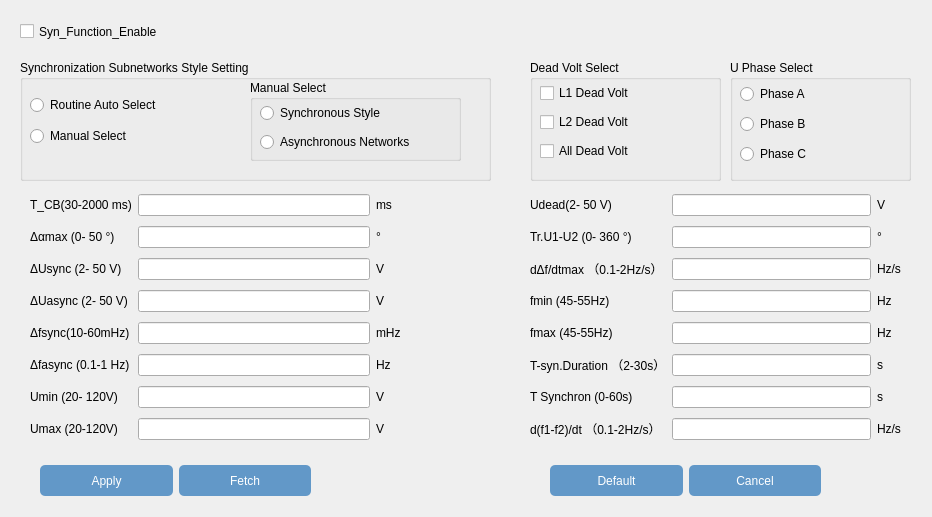
<?xml version="1.0" encoding="UTF-8"?>
<ui version="4.0">
 <class>Dlg_TQCS1</class>
 <widget class="QWidget" name="Dlg_TQCS1">
  <property name="geometry">
   <rect>
    <x>0</x>
    <y>0</y>
    <width>932</width>
    <height>517</height>
   </rect>
  </property>
  <property name="windowTitle">
   <string>Form</string>
  </property>
  <widget class="QCheckBox" name="checkBox_Func_Enab">
   <property name="geometry">
    <rect>
     <x>20</x>
     <y>20</y>
     <width>181</width>
     <height>23</height>
    </rect>
   </property>
   <property name="text">
    <string>Syn_Function_Enable</string>
   </property>
  </widget>
  <widget class="QGroupBox" name="groupBox">
   <property name="geometry">
    <rect>
     <x>20</x>
     <y>60</y>
     <width>471</width>
     <height>121</height>
    </rect>
   </property>
   <property name="title">
    <string>Synchronization Subnetworks Style Setting</string>
   </property>
   <widget class="QGroupBox" name="groupBox_2">
    <property name="geometry">
     <rect>
      <x>230</x>
      <y>20</y>
      <width>211</width>
      <height>81</height>
     </rect>
    </property>
    <property name="title">
     <string>Manual Select</string>
    </property>
    <widget class="QWidget" name="verticalLayoutWidget_8">
     <property name="geometry">
      <rect>
       <x>10</x>
       <y>20</y>
       <width>206</width>
       <height>55</height>
      </rect>
     </property>
     <layout class="QVBoxLayout" name="verticalLayout_8">
      <item>
       <widget class="QRadioButton" name="radioButton_SYN_Style">
        <property name="text">
         <string>Synchronous Style</string>
        </property>
       </widget>
      </item>
      <item>
       <widget class="QRadioButton" name="radioButton_ASYN_Style">
        <property name="text">
         <string>Asynchronous Networks</string>
        </property>
       </widget>
      </item>
     </layout>
    </widget>
   </widget>
   <widget class="QWidget" name="verticalLayoutWidget_7">
    <property name="geometry">
     <rect>
      <x>10</x>
      <y>30</y>
      <width>191</width>
      <height>61</height>
     </rect>
    </property>
    <layout class="QVBoxLayout" name="verticalLayout_7">
     <item>
      <widget class="QRadioButton" name="radioButton_Routine_Auto_Select">
       <property name="text">
        <string>Routine Auto Select</string>
       </property>
      </widget>
     </item>
     <item>
      <widget class="QRadioButton" name="radioButton_Manual_Select">
       <property name="text">
        <string>Manual Select</string>
       </property>
      </widget>
     </item>
    </layout>
   </widget>
  </widget>
  <widget class="QGroupBox" name="groupBox_3">
   <property name="geometry">
    <rect>
     <x>530</x>
     <y>60</y>
     <width>191</width>
     <height>121</height>
    </rect>
   </property>
   <property name="title">
    <string>Dead Volt Select</string>
   </property>
   <widget class="QWidget" name="verticalLayoutWidget_9">
    <property name="geometry">
     <rect>
      <x>10</x>
      <y>20</y>
      <width>171</width>
      <height>85</height>
     </rect>
    </property>
    <layout class="QVBoxLayout" name="verticalLayout_9">
     <item>
      <widget class="QCheckBox" name="checkBox_L1_Dead_Volt">
       <property name="text">
        <string>L1 Dead Volt</string>
       </property>
      </widget>
     </item>
     <item>
      <widget class="QCheckBox" name="checkBox_L2_Dead_Volt">
       <property name="text">
        <string>L2 Dead Volt</string>
       </property>
      </widget>
     </item>
     <item>
      <widget class="QCheckBox" name="checkBox_ALL_Dead_Volt">
       <property name="text">
        <string>All Dead Volt</string>
       </property>
      </widget>
     </item>
    </layout>
   </widget>
  </widget>
  <widget class="QGroupBox" name="groupBox_4">
   <property name="geometry">
    <rect>
     <x>730</x>
     <y>60</y>
     <width>181</width>
     <height>121</height>
    </rect>
   </property>
   <property name="title">
    <string>U Phase Select</string>
   </property>
   <widget class="QWidget" name="verticalLayoutWidget_10">
    <property name="geometry">
     <rect>
      <x>10</x>
      <y>20</y>
      <width>161</width>
      <height>91</height>
     </rect>
    </property>
    <layout class="QVBoxLayout" name="verticalLayout_10">
     <item>
      <widget class="QRadioButton" name="radioButton_Phase_A">
       <property name="text">
        <string>Phase A</string>
       </property>
      </widget>
     </item>
     <item>
      <widget class="QRadioButton" name="radioButton_Phase_B">
       <property name="text">
        <string>Phase B</string>
       </property>
      </widget>
     </item>
     <item>
      <widget class="QRadioButton" name="radioButton_Phase_C">
       <property name="text">
        <string>Phase C</string>
       </property>
      </widget>
     </item>
    </layout>
   </widget>
  </widget>
  <widget class="QWidget" name="horizontalLayoutWidget">
   <property name="geometry">
    <rect>
     <x>40</x>
     <y>460</y>
     <width>271</width>
     <height>41</height>
    </rect>
   </property>
   <layout class="QHBoxLayout" name="horizontalLayout">
    <item>
     <widget class="QPushButton" name="pushButton_Apply">
      <property name="minimumSize">
       <size>
        <width>80</width>
        <height>31</height>
       </size>
      </property>
      <property name="styleSheet">
       <string notr="true">background-color:rgb(98, 152, 200);
border:rgb(255, 255, 255);
color:rgb(255, 255, 255);
border-radius:5px</string>
      </property>
      <property name="text">
       <string>Apply</string>
      </property>
     </widget>
    </item>
    <item>
     <widget class="QPushButton" name="pushButton_Fetch">
      <property name="minimumSize">
       <size>
        <width>80</width>
        <height>31</height>
       </size>
      </property>
      <property name="styleSheet">
       <string notr="true">background-color:rgb(98, 152, 200);
border:rgb(255, 255, 255);
color:rgb(255, 255, 255);
border-radius:5px</string>
      </property>
      <property name="text">
       <string>Fetch</string>
      </property>
     </widget>
    </item>
   </layout>
  </widget>
  <widget class="QWidget" name="horizontalLayoutWidget_2">
   <property name="geometry">
    <rect>
     <x>550</x>
     <y>460</y>
     <width>271</width>
     <height>41</height>
    </rect>
   </property>
   <layout class="QHBoxLayout" name="horizontalLayout_2">
    <item>
     <widget class="QPushButton" name="pushButton_Default">
      <property name="minimumSize">
       <size>
        <width>80</width>
        <height>31</height>
       </size>
      </property>
      <property name="styleSheet">
       <string notr="true">background-color:rgb(98, 152, 200);
border:rgb(255, 255, 255);
color:rgb(255, 255, 255);
border-radius:5px</string>
      </property>
      <property name="text">
       <string>Default</string>
      </property>
     </widget>
    </item>
    <item>
     <widget class="QPushButton" name="pushButton_Cancel">
      <property name="minimumSize">
       <size>
        <width>80</width>
        <height>31</height>
       </size>
      </property>
      <property name="styleSheet">
       <string notr="true">background-color:rgb(98, 152, 200);
border:rgb(255, 255, 255);
color:rgb(255, 255, 255);
border-radius:5px</string>
      </property>
      <property name="text">
       <string>Cancel</string>
      </property>
     </widget>
    </item>
   </layout>
  </widget>
  <widget class="QWidget" name="gridLayoutWidget">
   <property name="geometry">
    <rect>
     <x>530</x>
     <y>190</y>
     <width>371</width>
     <height>261</height>
    </rect>
   </property>
   <layout class="QGridLayout" name="gridLayout_2">
    <item row="2" column="0">
     <widget class="QLabel" name="label_18">
      <property name="text">
       <string>Tr.U1-U2 (0- 360 °)</string>
      </property>
     </widget>
    </item>
    <item row="5" column="0">
     <widget class="QLabel" name="label_21">
      <property name="text">
       <string>fmax (45-55Hz)</string>
      </property>
     </widget>
    </item>
    <item row="3" column="1">
     <widget class="QLineEdit" name="lineEdit_Dfptmax"/>
    </item>
    <item row="2" column="2">
     <widget class="QLabel" name="label_25">
      <property name="text">
       <string>°</string>
      </property>
     </widget>
    </item>
    <item row="1" column="0">
     <widget class="QLabel" name="label_17">
      <property name="text">
       <string>Udead(2- 50 V)</string>
      </property>
     </widget>
    </item>
    <item row="2" column="1">
     <widget class="QLineEdit" name="lineEdit_TrU1U2"/>
    </item>
    <item row="1" column="1">
     <widget class="QLineEdit" name="lineEdit_Udead"/>
    </item>
    <item row="6" column="1">
     <widget class="QLineEdit" name="lineEdit_TsynDuration"/>
    </item>
    <item row="5" column="1">
     <widget class="QLineEdit" name="lineEdit_fmax"/>
    </item>
    <item row="4" column="0">
     <widget class="QLabel" name="label_20">
      <property name="text">
       <string>fmin (45-55Hz)</string>
      </property>
     </widget>
    </item>
    <item row="6" column="0">
     <widget class="QLabel" name="label_22">
      <property name="text">
       <string>T-syn.Duration （2-30s）</string>
      </property>
     </widget>
    </item>
    <item row="3" column="2">
     <widget class="QLabel" name="label_26">
      <property name="text">
       <string>Hz/s</string>
      </property>
     </widget>
    </item>
    <item row="4" column="1">
     <widget class="QLineEdit" name="lineEdit_fmin"/>
    </item>
    <item row="3" column="0">
     <widget class="QLabel" name="label_19">
      <property name="text">
       <string>dΔf/dtmax （0.1-2Hz/s）</string>
      </property>
     </widget>
    </item>
    <item row="1" column="2">
     <widget class="QLabel" name="label_30">
      <property name="text">
       <string>V</string>
      </property>
     </widget>
    </item>
    <item row="7" column="1">
     <widget class="QLineEdit" name="lineEdit_Synchron"/>
    </item>
    <item row="7" column="0">
     <widget class="QLabel" name="label_23">
      <property name="text">
       <string>T Synchron (0-60s)</string>
      </property>
     </widget>
    </item>
    <item row="8" column="0">
     <widget class="QLabel" name="label_24">
      <property name="text">
       <string>d(f1-f2)/dt （0.1-2Hz/s）</string>
      </property>
     </widget>
    </item>
    <item row="8" column="1">
     <widget class="QLineEdit" name="lineEdit_Synchron2"/>
    </item>
    <item row="8" column="2">
     <widget class="QLabel" name="label_68">
      <property name="text">
       <string>Hz/s</string>
      </property>
     </widget>
    </item>
    <item row="7" column="2">
     <widget class="QLabel" name="label_31">
      <property name="text">
       <string>s</string>
      </property>
     </widget>
    </item>
    <item row="6" column="2">
     <widget class="QLabel" name="label_29">
      <property name="text">
       <string>s</string>
      </property>
     </widget>
    </item>
    <item row="5" column="2">
     <widget class="QLabel" name="label_28">
      <property name="text">
       <string>Hz</string>
      </property>
     </widget>
    </item>
    <item row="4" column="2">
     <widget class="QLabel" name="label_27">
      <property name="text">
       <string>Hz</string>
      </property>
     </widget>
    </item>
   </layout>
  </widget>
  <widget class="QWidget" name="gridLayoutWidget_2">
   <property name="geometry">
    <rect>
     <x>30</x>
     <y>190</y>
     <width>371</width>
     <height>261</height>
    </rect>
   </property>
   <layout class="QGridLayout" name="gridLayout_3">
    <item row="3" column="1">
     <widget class="QLineEdit" name="lineEdit_D_Umax2"/>
    </item>
    <item row="4" column="1">
     <widget class="QLineEdit" name="lineEdit_Dfmax"/>
    </item>
    <item row="2" column="2">
     <widget class="QLabel" name="label_43">
      <property name="text">
       <string>V</string>
      </property>
     </widget>
    </item>
    <item row="7" column="0">
     <widget class="QLabel" name="label_80">
      <property name="text">
       <string>Umax (20-120V)</string>
      </property>
     </widget>
    </item>
    <item row="0" column="2">
     <widget class="QLabel" name="label_41">
      <property name="text">
       <string>ms</string>
      </property>
     </widget>
    </item>
    <item row="1" column="0">
     <widget class="QLabel" name="label_34">
      <property name="text">
       <string>Δαmax (0- 50 °)</string>
      </property>
     </widget>
    </item>
    <item row="6" column="2">
     <widget class="QLabel" name="label_47">
      <property name="text">
       <string>V</string>
      </property>
     </widget>
    </item>
    <item row="5" column="1">
     <widget class="QLineEdit" name="lineEdit_D_fmax2"/>
    </item>
    <item row="3" column="0">
     <widget class="QLabel" name="label_36">
      <property name="text">
       <string>ΔUasync (2- 50 V)</string>
      </property>
     </widget>
    </item>
    <item row="2" column="0">
     <widget class="QLabel" name="label_35">
      <property name="text">
       <string>ΔUsync (2- 50 V)</string>
      </property>
     </widget>
    </item>
    <item row="5" column="2">
     <widget class="QLabel" name="label_46">
      <property name="text">
       <string>Hz</string>
      </property>
     </widget>
    </item>
    <item row="5" column="0">
     <widget class="QLabel" name="label_38">
      <property name="text">
       <string>Δfasync (0.1-1 Hz)</string>
      </property>
     </widget>
    </item>
    <item row="1" column="2">
     <widget class="QLabel" name="label_42">
      <property name="text">
       <string>°</string>
      </property>
     </widget>
    </item>
    <item row="2" column="1">
     <widget class="QLineEdit" name="lineEdit_DUmax"/>
    </item>
    <item row="0" column="1">
     <widget class="QLineEdit" name="lineEdit_TCB"/>
    </item>
    <item row="1" column="1">
     <widget class="QLineEdit" name="lineEdit_Damax"/>
    </item>
    <item row="6" column="1">
     <widget class="QLineEdit" name="lineEdit_Umin"/>
    </item>
    <item row="0" column="0">
     <widget class="QLabel" name="label_33">
      <property name="text">
       <string>T_CB(30-2000 ms)</string>
      </property>
     </widget>
    </item>
    <item row="3" column="2">
     <widget class="QLabel" name="label_44">
      <property name="text">
       <string>V</string>
      </property>
     </widget>
    </item>
    <item row="7" column="2">
     <widget class="QLabel" name="label_48">
      <property name="text">
       <string>V</string>
      </property>
     </widget>
    </item>
    <item row="4" column="2">
     <widget class="QLabel" name="label_45">
      <property name="text">
       <string>mHz</string>
      </property>
     </widget>
    </item>
    <item row="4" column="0">
     <widget class="QLabel" name="label_37">
      <property name="text">
       <string>Δfsync(10-60mHz)</string>
      </property>
     </widget>
    </item>
    <item row="7" column="1">
     <widget class="QLineEdit" name="lineEdit_Umax"/>
    </item>
    <item row="6" column="0">
     <widget class="QLabel" name="label_39">
      <property name="text">
       <string>Umin (20- 120V)</string>
      </property>
     </widget>
    </item>
   </layout>
  </widget>
 </widget>
 <resources/>
 <connections/>
</ui>
